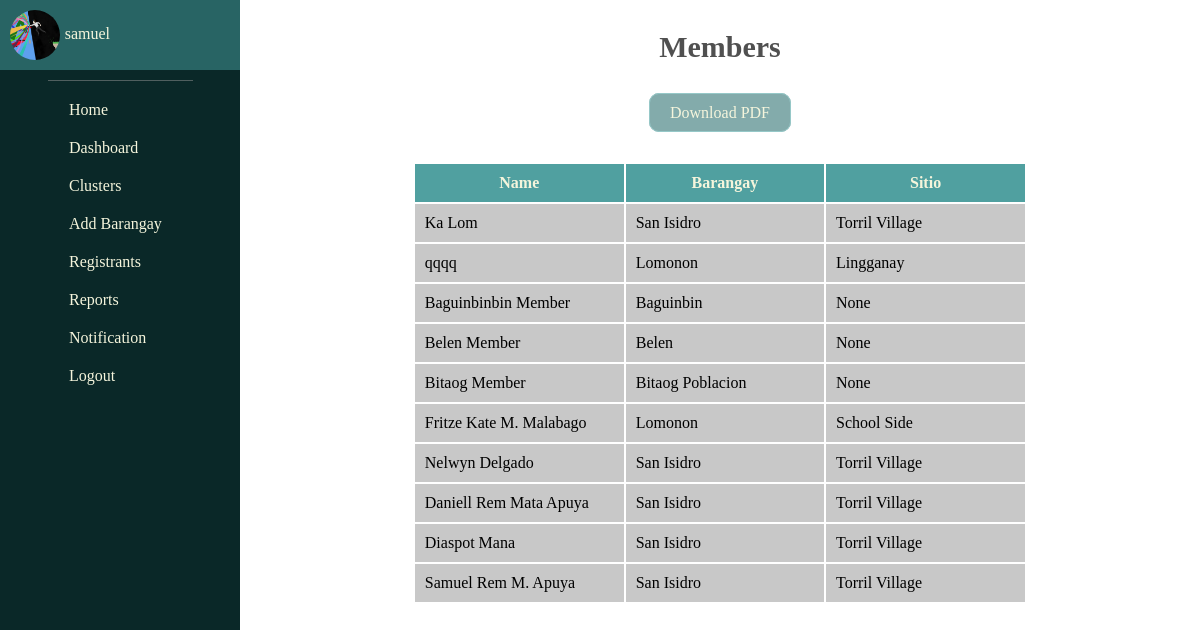
The app's page /report/members/ (signed in), older data.
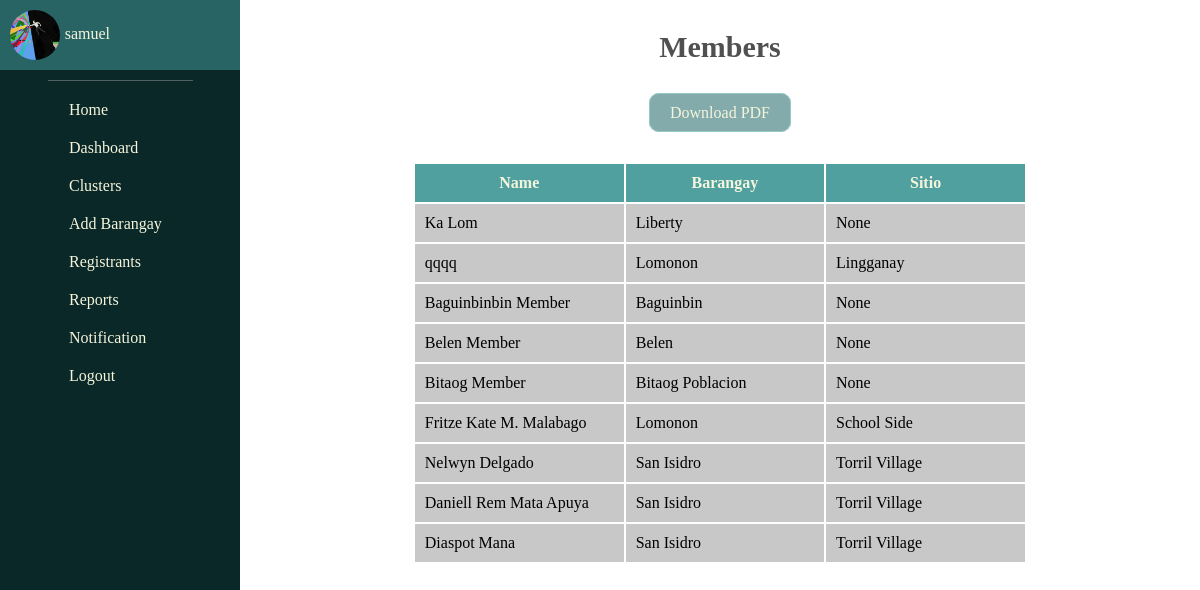
The same page, newer data.
### management/models.py (models this page shows, shortened)
class Member(models.Model):
    user = models.ForeignKey(User, related_name='member_user', on_delete=models.CASCADE) # Added for version 2, 2/9/2024
    name = models.CharField(max_length=255)
    gender = models.ForeignKey(Gender, related_name='member_gender', on_delete=models.CASCADE)
    age = models.IntegerField()
    brgy = models.ForeignKey(Barangay, related_name='member_brgy', on_delete=models.CASCADE)
    sitio = models.ForeignKey(Sitio, related_name='member_sitio', on_delete=models.CASCADE, null=True, blank=True)
    date_registered = models.DateTimeField(auto_now_add=True)
    image = models.ImageField(null=True, blank=True, upload_to="images/")

class Barangay(models.Model):
    brgy_name = models.CharField(max_length=255)
    brgy_voter_population = models.IntegerField(blank=True, null=True)
    lat = models.FloatField(blank=True, null=True)
    long = models.FloatField(blank=True, null=True)
    def __str__(self):
        return self.brgy_name
    class Meta:
        ordering = ['brgy_name']

class Sitio(models.Model):
    name = models.CharField(max_length=255)
    population = models.IntegerField(default=0, blank=True, null=True)
    brgy = models.ForeignKey(Barangay, related_name='brgy_sitio', on_delete=models.CASCADE)
    lat = models.FloatField(blank=True, null=True)
    long = models.FloatField(blank=True, null=True)
    def __str__(self):
        return self.name

### management/views.py (the view)
# urls.py: path('report/members/', views.all_members_report, name='members-report'),
def all_members_report(request):
    request_user = request.user
    logged_user = Individual.objects.get(user__username=request_user)
    members = Member.objects.all()
    return render(request, 'members_report.html', {
        'members': members,
        'logged_user': logged_user,
    })

### management/templates/members_report.html
{% extends 'base.html' %}
{% load static %}
{% block content %}
<section class="members-report-utmost-container-section">
    <div class="members-report-title-header-div">
        Members
    </div>
    <div class="members-report-download-pdf-container">
        <a class="members-report-download-pdf" href="{% url 'members-report-pdf' %}">Download PDF</a>
    </div>
    <div class="members-report-table-container-div">
        <table class="members-report-table">
            <tr class="members-report-table-row">
                <th class="members-report-table-head">Name</th>
                <th class="members-report-table-head">Barangay</th>
                <th class="members-report-table-head">Sitio</th>
            </tr>
            {% for member in members %}
                <tr class="members-report-table-row">
                    <td class="members-report-table-data">{{ member.name }}</td>
                    <td class="members-report-table-data">{{ member.brgy }}</td>
                    <td class="members-report-table-data">{{ member.sitio }}</td>
                </tr>
            {% endfor %}
        </table>
    </div>
</section>
{% endblock %}

Row changes from the older to the newer data that the page shows:
removed Member: name "Samuel Rem M. Apuya", brgy "San Isidro", sitio "Torril Village"
changed Member "Ka Lom": brgy "San Isidro" → "Liberty"; sitio "Torril Village" → "None"
